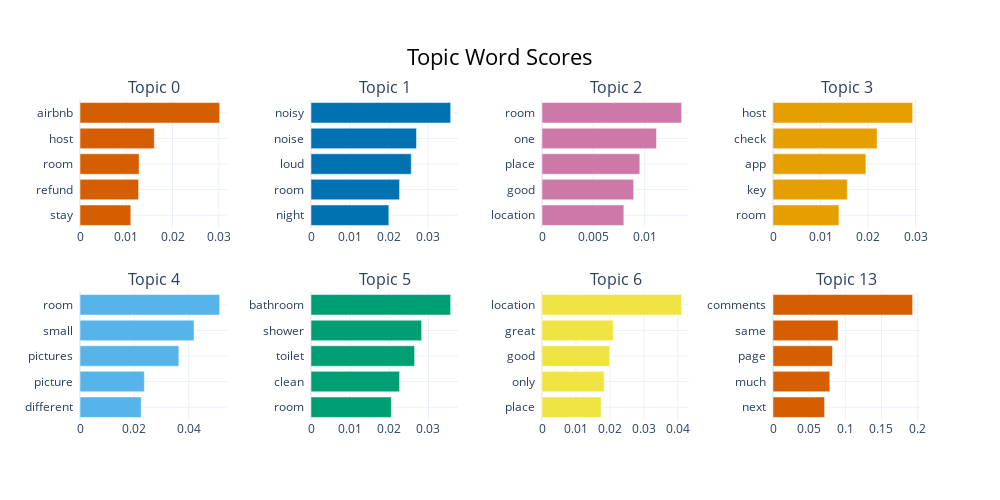

Notebook source saved alongside this figure:
### Code cell
print("Singapore Negative BERT topics - Merged: ")
display(sgNegMerged.get_topic_info().head())
print(len(sgNegMerged.get_topic_info()))
sgNegMerged.visualize_barchart()

### Figure 1 — Plotly figure (JSON) as saved in the notebook; plotly's stock layout.template omitted (floating-point values rounded to 4 significant figures)
{"data": [{"marker": {"color": "#D55E00"}, "orientation": "h", "type": "bar", "x": [0.01098, 0.01266, 0.01278, 0.01606, 0.03019], "xaxis": "x", "y": ["stay  ", "refund  ", "room  ", "host  ", "airbnb  "], "yaxis": "y"}, {"marker": {"color": "#0072B2"}, "orientation": "h", "type": "bar", "x": [0.01996, 0.0227, 0.02572, 0.02705, 0.03581], "xaxis": "x2", "y": ["night  ", "room  ", "loud  ", "noise  ", "noisy  "], "yaxis": "y2"}, {"marker": {"color": "#CC79A7"}, "orientation": "h", "type": "bar", "x": [0.007971, 0.008927, 0.009527, 0.01115, 0.0136], "xaxis": "x3", "y": ["location  ", "good  ", "place  ", "one  ", "room  "], "yaxis": "y3"}, {"marker": {"color": "#E69F00"}, "orientation": "h", "type": "bar", "x": [0.01388, 0.01563, 0.01956, 0.02191, 0.0294], "xaxis": "x4", "y": ["room  ", "key  ", "app  ", "check  ", "host  "], "yaxis": "y4"}, {"marker": {"color": "#56B4E9"}, "orientation": "h", "type": "bar", "x": [0.02251, 0.02366, 0.03636, 0.04194, 0.05136], "xaxis": "x5", "y": ["different  ", "picture  ", "pictures  ", "small  ", "room  "], "yaxis": "y5"}, {"marker": {"color": "#009E73"}, "orientation": "h", "type": "bar", "x": [0.02052, 0.02262, 0.02646, 0.02825, 0.03566], "xaxis": "x6", "y": ["room  ", "clean  ", "toilet  ", "shower  ", "bathroom  "], "yaxis": "y6"}, {"marker": {"color": "#F0E442"}, "orientation": "h", "type": "bar", "x": [0.01742, 0.0183, 0.01993, 0.02098, 0.04111], "xaxis": "x7", "y": ["place  ", "only  ", "good  ", "great  ", "location  "], "yaxis": "y7"}, {"marker": {"color": "#D55E00"}, "orientation": "h", "type": "bar", "x": [0.07134, 0.07855, 0.08222, 0.09006, 0.1931], "xaxis": "x8", "y": ["next  ", "much  ", "page  ", "same  ", "comments  "], "yaxis": "y8"}], "layout": {"annotations": [{"font": {"size": 16}, "showarrow": false, "text": "Topic 0", "x": 0.0875, "xanchor": "center", "xref": "paper", "y": 1, "yanchor": "bottom", "yref": "paper"}, {"font": {"size": 16}, "showarrow": false, "text": "Topic 1", "x": 0.3625, "xanchor": "center", "xref": "paper", "y": 1, "yanchor": "bottom", "yref": "paper"}, {"font": {"size": 16}, "showarrow": false, "text": "Topic 2", "x": 0.6375, "xanchor": "center", "xref": "paper", "y": 1, "yanchor": "bottom", "yref": "paper"}, {"font": {"size": 16}, "showarrow": false, "text": "Topic 3", "x": 0.9125, "xanchor": "center", "xref": "paper", "y": 1, "yanchor": "bottom", "yref": "paper"}, {"font": {"size": 16}, "showarrow": false, "text": "Topic 4", "x": 0.0875, "xanchor": "center", "xref": "paper", "y": 0.4, "yanchor": "bottom", "yref": "paper"}, {"font": {"size": 16}, "showarrow": false, "text": "Topic 5", "x": 0.3625, "xanchor": "center", "xref": "paper", "y": 0.4, "yanchor": "bottom", "yref": "paper"}, {"font": {"size": 16}, "showarrow": false, "text": "Topic 6", "x": 0.6375, "xanchor": "center", "xref": "paper", "y": 0.4, "yanchor": "bottom", "yref": "paper"}, {"font": {"size": 16}, "showarrow": false, "text": "Topic 13", "x": 0.9125, "xanchor": "center", "xref": "paper", "y": 0.4, "yanchor": "bottom", "yref": "paper"}], "height": 500, "hoverlabel": {"bgcolor": "white", "font": {"family": "Rockwell", "size": 16}}, "showlegend": false, "title": {"font": {"color": "Black", "size": 22}, "text": "Topic Word Scores", "x": 0.5, "xanchor": "center", "yanchor": "top"}, "width": 1000, "xaxis": {"anchor": "y", "domain": [0, 0.175], "showgrid": true}, "xaxis2": {"anchor": "y2", "domain": [0.275, 0.45], "showgrid": true}, "xaxis3": {"anchor": "y3", "domain": [0.55, 0.725], "showgrid": true}, "xaxis4": {"anchor": "y4", "domain": [0.825, 1], "showgrid": true}, "xaxis5": {"anchor": "y5", "domain": [0, 0.175], "showgrid": true}, "xaxis6": {"anchor": "y6", "domain": [0.275, 0.45], "showgrid": true}, "xaxis7": {"anchor": "y7", "domain": [0.55, 0.725], "showgrid": true}, "xaxis8": {"anchor": "y8", "domain": [0.825, 1], "showgrid": true}, "yaxis": {"anchor": "x", "domain": [0.6, 1], "showgrid": true}, "yaxis2": {"anchor": "x2", "domain": [0.6, 1], "showgrid": true}, "yaxis3": {"anchor": "x3", "domain": [0.6, 1], "showgrid": true}, "yaxis4": {"anchor": "x4", "domain": [0.6, 1], "showgrid": true}, "yaxis5": {"anchor": "x5", "domain": [0, 0.4], "showgrid": true}, "yaxis6": {"anchor": "x6", "domain": [0, 0.4], "showgrid": true}, "yaxis7": {"anchor": "x7", "domain": [0, 0.4], "showgrid": true}, "yaxis8": {"anchor": "x8", "domain": [0, 0.4], "showgrid": true}}}
